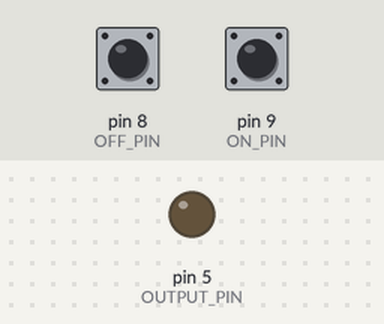
Simulated run of this sketch. Board: Arduino Uno, built with avr-gcc and run on an emulated ATmega328P. Shown: output pins drawn as LEDs (lit = HIGH). The test bench sets the inputs (shaded band); at power-on: pin 9 (ON_PIN) HIGH, pin 8 (OFF_PIN) HIGH.

Above: at 1.2 s.
1.3 s: pin 9 (ON_PIN) pulled LOW for 0.15 s
At 2.1 s:
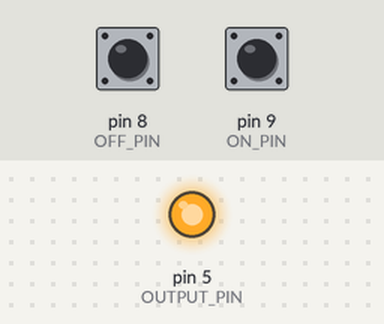
2.9 s: pin 8 (OFF_PIN) pulled LOW for 0.15 s
At 3.3 s:
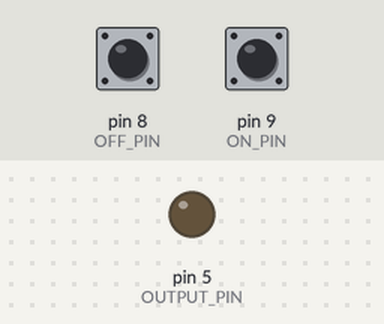
4.5 s: pin 9 (ON_PIN) pulled LOW for 1 s
At 5.8 s:
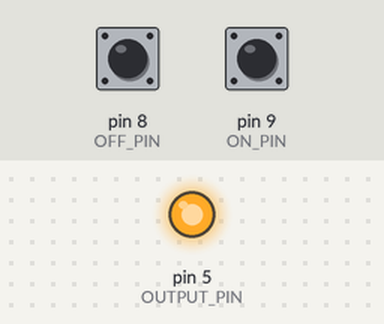
Timing chart, 0 to 7.5 s (numbered marks = the images above; inputs shaded):
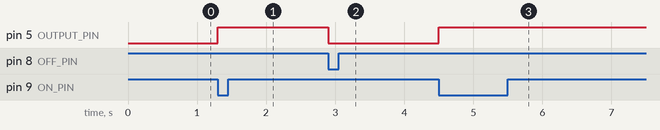

Measured:
- after the input at 1.3 s, pin 5 (OUTPUT_PIN): LOW → HIGH at once
- after the input at 2.9 s, pin 5 (OUTPUT_PIN): HIGH → LOW at once
- after the input at 4.5 s, pin 5 (OUTPUT_PIN): LOW → HIGH at once

The sketch:

with_pullup.ino
```cpp
const int OUTPUT_PIN = 5;
const int ON_PIN = 9;
const int OFF_PIN = 8;

void setup() {
  pinMode(OUTPUT_PIN, OUTPUT);
  pinMode(ON_PIN, INPUT_PULLUP);
  pinMode(OFF_PIN, INPUT_PULLUP);
}

bool current_state = LOW;

void loop() {
  bool on_btn = digitalRead(ON_PIN);
  bool off_btn = digitalRead(OFF_PIN);

  if(on_btn == LOW) {
    current_state = HIGH;
  } else if (off_btn == LOW) {
    current_state = LOW;
  }

  digitalWrite(OUTPUT_PIN, current_state);
}
```
